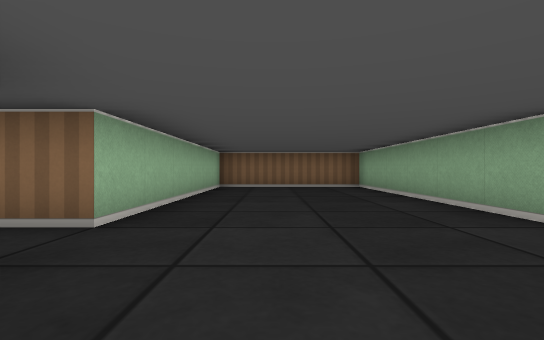
view 1 (above)

16 first-person views from a walk through a cub3D ray-caster map. The camera is about half as high as the walls, looks level and sees 85° across. The floor is counted in squares. Each view is taken from the middle of a square. On the plan, view 1 faces up. The plan holds only what a view shows up to about 9 squares ahead; the rest is blank.

view 2
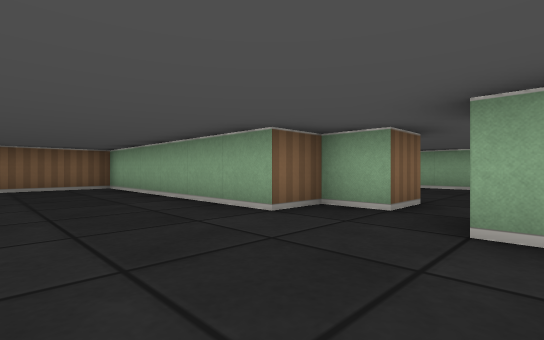

view 3
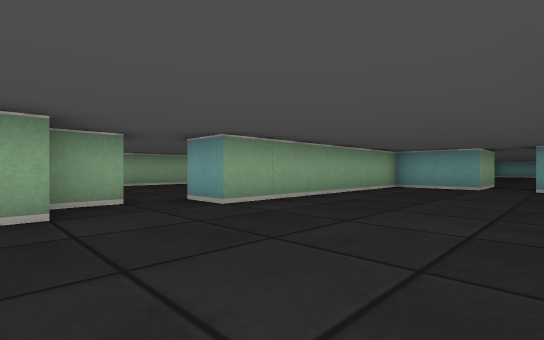

view 4
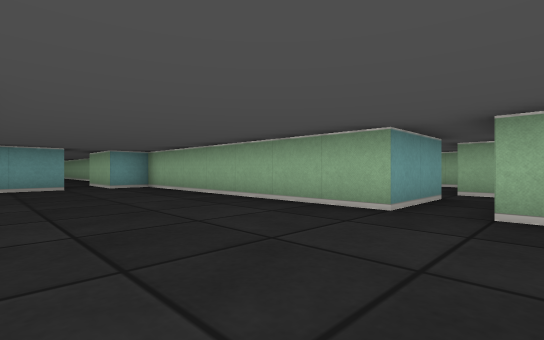

view 5
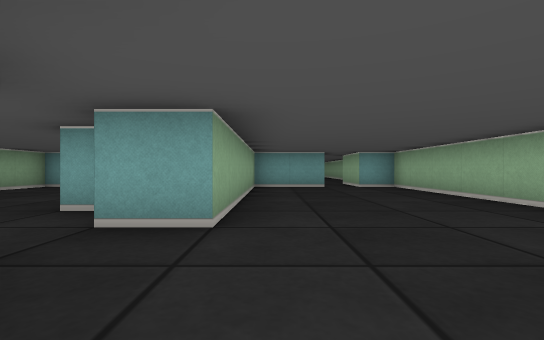

view 6
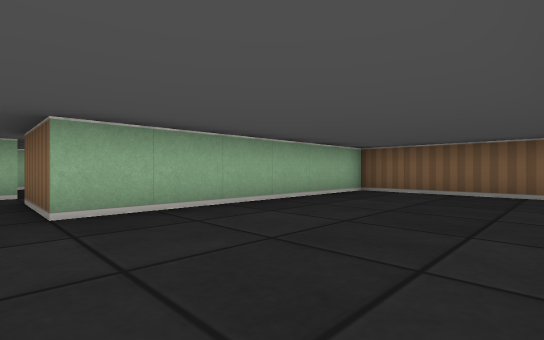

view 7
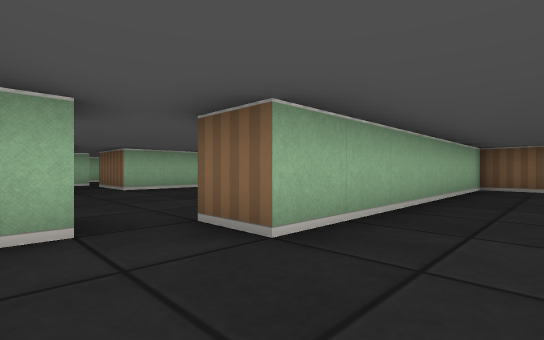

view 8
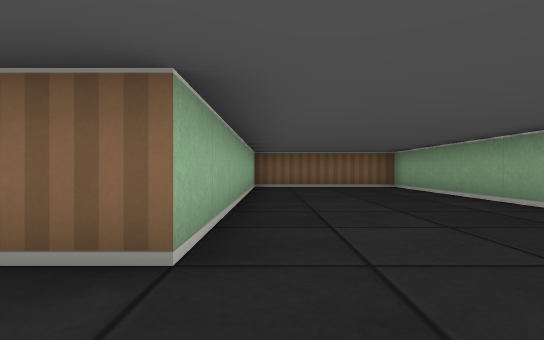

view 9
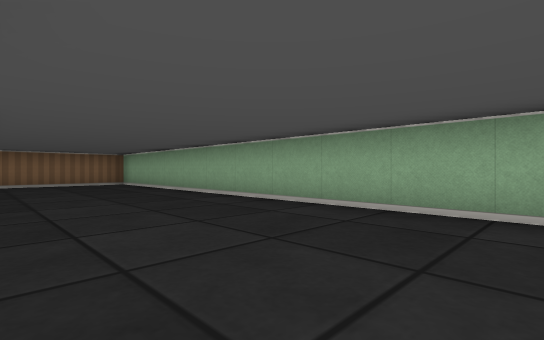

view 10
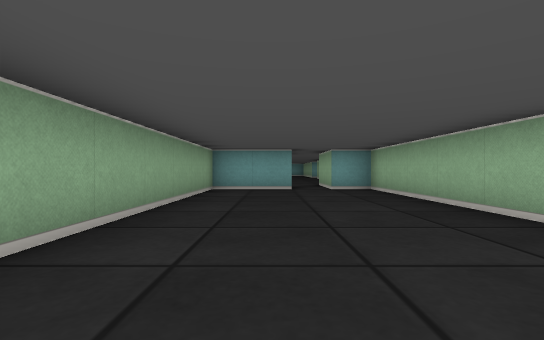

view 11
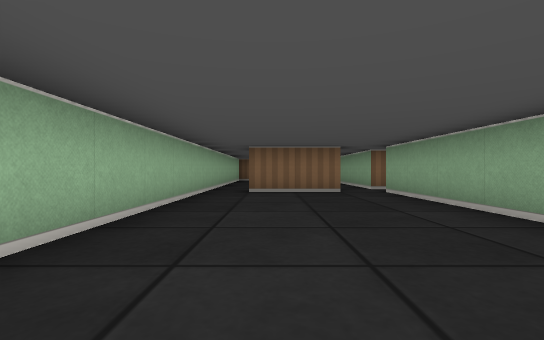

view 12
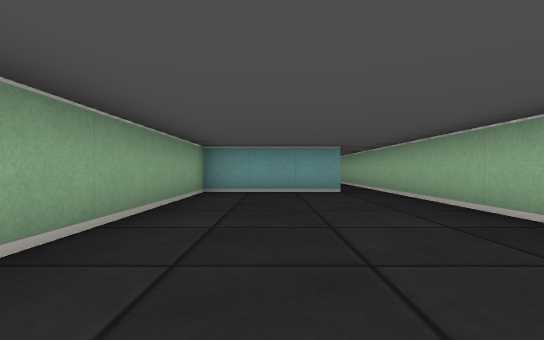

view 13
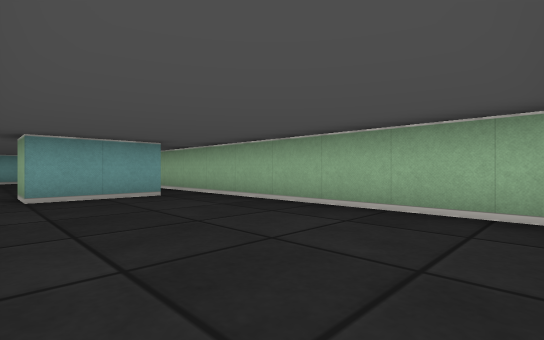

view 14
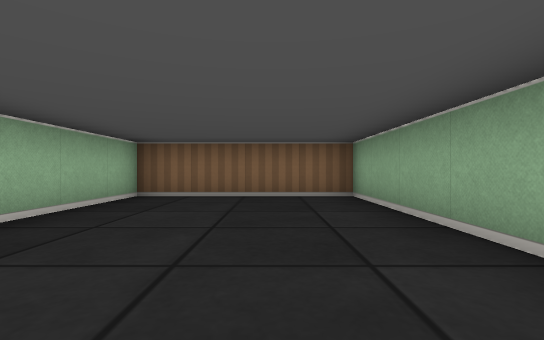

view 15
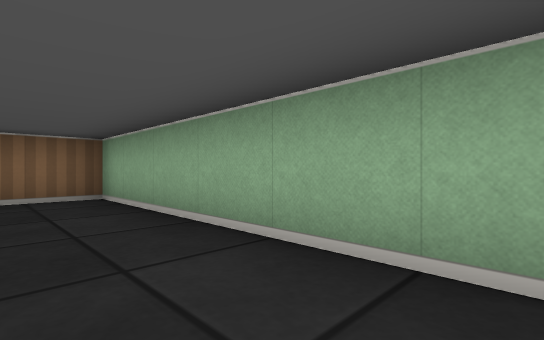

view 16
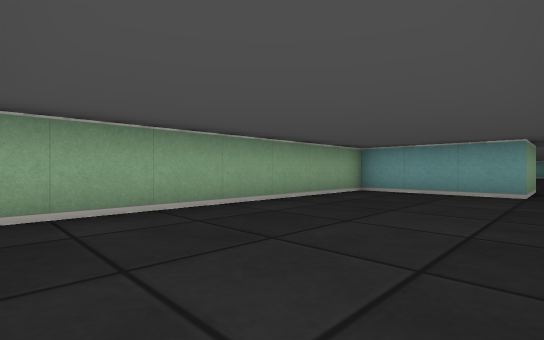

### Floor plan
Points are (right, up) in squares from view 1. A wall is a line through its corners. A room is listed if a view was taken in it or the views show most of it. See-through windows are left out.
Room 1 (views 1, 2, 3, 4, 5, 6)
walls: (-1.5, 1.5) (-1.5, -5.5) (-0.5, -5.5); (4.5, 1.5) (3.5, 1.5) (3.5, 2.5) (2.5, 2.5) (2.5, 8.5) (-1.5, 8.5) (-1.5, 2.5); (0.5, -5.5) (2.5, -5.5) (2.5, 0.5) (3.5, 0.5)
ways out: opening at (3.5, 1) to room 2; opening at (-2.5, 2) to room 3; opening at (0, -6.5)
Room 2 (views 7, 8, 9, 10)
walls: (4, -0.5) (4.5, -0.5) (4.5, -5.5) (5.5, -5.5); (3.5, 0.5) (3.5, 0); (6.5, -5.5) (8.5, -5.5) (8.5, 8.5) (4.5, 8.5) (4.5, 1.5)
ways out: opening at (3.5, 1) to room 1; opening at (6, -6.5)
Room 3 (views 11, 12, 16)
walls: (-4.5, 2.5) (-4.5, 1.5) (-6.5, 1.5); (-7.5, 2.5) (-7.5, -5.5); (-6.5, -5.5) (-3.5, -5.5) (-3.5, 1.5) (-1.5, 1.5); (-1.5, 2.5) (-3.5, 2.5)
ways out: opening at (-2.5, 2) to room 1; opening at (-7, 2) to room 4; opening at (-4, 2) to room 4; opening at (-7, -6.5)
Room 4 (views 13, 14, 15)
walls: (-6.5, 2.5) (-4.5, 2.5); (-3.5, 2.5) (-3.5, 8.5) (-7.5, 8.5) (-7.5, 2.5)
ways out: opening at (-7, 2) to room 3; opening at (-4, 2) to room 3

Where each view was taken, in squares from view 1:
view 1: 0 up, 0 right, facing up
view 2: 0 up, 0 right, facing up-right
view 3: 3 up, 1 left, facing down-right
view 4: 3 up, 2 right, facing down-left
view 5: 3 up, 2 right, facing down
view 6: 2 up, 2 right, facing up-left
view 7: 0 up, 6 right, facing up-left
view 8: 0 up, 5 right, facing up
view 9: 2 down, 5 right, facing up-right
view 10: 2 up, 7 right, facing down
view 11: 5 down, 6 left, facing up
view 12: 1 up, 5 left, facing down
view 13: 8 up, 4 left, facing down-left
view 14: 3 up, 5 left, facing up
view 15: 3 up, 5 left, facing up-right
view 16: 1 up, 7 left, facing down-right
